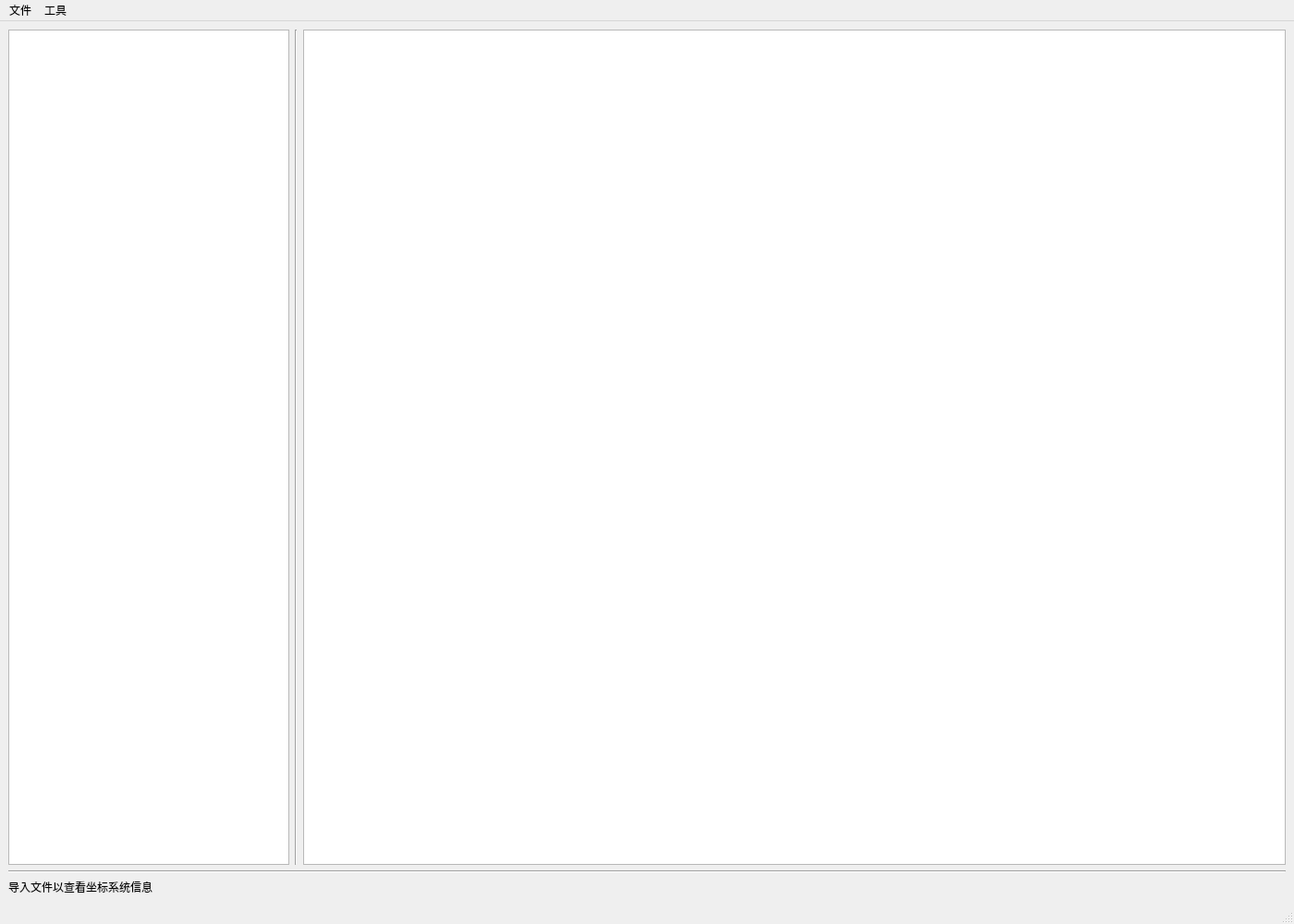
<?xml version="1.0" encoding="UTF-8"?>
<ui version="4.0">
 <class>MainWindow</class>
 <widget class="QMainWindow" name="MainWindow">
  <property name="geometry">
   <rect>
    <x>0</x>
    <y>0</y>
    <width>1400</width>
    <height>1000</height>
   </rect>
  </property>
  <property name="sizePolicy">
   <sizepolicy hsizetype="Preferred" vsizetype="Preferred">
    <horstretch>0</horstretch>
    <verstretch>0</verstretch>
   </sizepolicy>
  </property>
  <property name="windowTitle">
   <string>RasterVision</string>
  </property>
  <property name="autoFillBackground">
   <bool>false</bool>
  </property>
  <widget class="QWidget" name="centralwidget">
   <layout class="QVBoxLayout" name="verticalLayout">
    <item>
     <layout class="QHBoxLayout" name="horizontalLayout_2" stretch="2,1,7">
      <item>
       <widget class="QTreeView" name="treeView"/>
      </item>
      <item>
       <widget class="Line" name="line">
        <property name="orientation">
         <enum>Qt::Vertical</enum>
        </property>
       </widget>
      </item>
      <item>
       <widget class="ZoomableGraphicsView" name="graphicsView"/>
      </item>
     </layout>
    </item>
    <item>
     <widget class="Line" name="line_2">
      <property name="orientation">
       <enum>Qt::Horizontal</enum>
      </property>
     </widget>
    </item>
    <item>
     <layout class="QHBoxLayout" name="horizontalLayout" stretch="2,4,4,4">
      <item>
       <widget class="QLabel" name="label_crs">
        <property name="text">
         <string>导入文件以查看坐标系统信息</string>
        </property>
       </widget>
      </item>
      <item>
       <widget class="QLabel" name="label_2">
        <property name="text">
         <string> </string>
        </property>
       </widget>
      </item>
      <item>
       <widget class="QLabel" name="label_3">
        <property name="text">
         <string> </string>
        </property>
       </widget>
      </item>
      <item>
       <widget class="QLabel" name="zoom_label">
        <property name="text">
         <string> </string>
        </property>
       </widget>
      </item>
     </layout>
    </item>
   </layout>
  </widget>
  <widget class="QStatusBar" name="statusbar"/>
  <widget class="QMenuBar" name="menubar">
   <property name="geometry">
    <rect>
     <x>0</x>
     <y>0</y>
     <width>1400</width>
     <height>22</height>
    </rect>
   </property>
   <widget class="QMenu" name="menu">
    <property name="title">
     <string>文件</string>
    </property>
    <addaction name="action_open"/>
    <addaction name="action_save"/>
    <addaction name="action_save_as"/>
   </widget>
   <widget class="QMenu" name="menu_2">
    <property name="title">
     <string>工具</string>
    </property>
    <widget class="QMenu" name="menu_3">
     <property name="title">
      <string>图像拉伸</string>
     </property>
     <addaction name="action_stretch_linear"/>
     <addaction name="action_stretch_linear_pct1"/>
     <addaction name="action_stretch_linear_pct2"/>
     <addaction name="action_stretch_linear_pct5"/>
    </widget>
    <addaction name="menu_3"/>
    <addaction name="action_pixelinfo"/>
   </widget>
   <addaction name="menu"/>
   <addaction name="menu_2"/>
  </widget>
  <action name="action_2">
   <property name="text">
    <string>文件</string>
   </property>
  </action>
  <action name="action_open">
   <property name="text">
    <string>打开</string>
   </property>
  </action>
  <action name="action_save">
   <property name="text">
    <string>保存</string>
   </property>
  </action>
  <action name="action_save_as">
   <property name="text">
    <string>另存为</string>
   </property>
  </action>
  <action name="action_pixelinfo">
   <property name="text">
    <string>鼠标取值</string>
   </property>
  </action>
  <action name="action_stretch_linear">
   <property name="text">
    <string>线性</string>
   </property>
  </action>
  <action name="action_stretch_linear_pct1">
   <property name="text">
    <string>线性1%</string>
   </property>
  </action>
  <action name="action_stretch_linear_pct2">
   <property name="text">
    <string>线性2%</string>
   </property>
  </action>
  <action name="action_stretch_linear_pct5">
   <property name="text">
    <string>线性5%</string>
   </property>
  </action>
 </widget>
 <customwidgets>
  <customwidget>
   <class>ZoomableGraphicsView</class>
   <extends>QGraphicsView</extends>
   <header>frontend.views.ZoomableGraphicsView</header>
  </customwidget>
 </customwidgets>
 <resources/>
 <connections/>
</ui>
